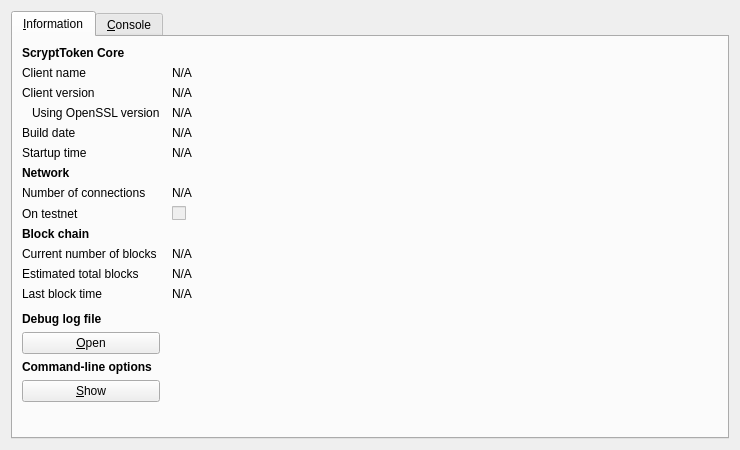
<?xml version="1.0" encoding="UTF-8"?>
<ui version="4.0">
 <class>RPCConsole</class>
 <widget class="QDialog" name="RPCConsole">
  <property name="geometry">
   <rect>
    <x>0</x>
    <y>0</y>
    <width>740</width>
    <height>450</height>
   </rect>
  </property>
  <property name="windowTitle">
   <string>ScryptToken - Debug window</string>
  </property>
  <layout class="QVBoxLayout" name="verticalLayout_2">
   <item>
    <widget class="QTabWidget" name="tabWidget">
     <property name="currentIndex">
      <number>0</number>
     </property>
     <widget class="QWidget" name="tab_info">
      <attribute name="title">
       <string>&amp;Information</string>
      </attribute>
      <layout class="QGridLayout" name="gridLayout" columnstretch="0,1">
       <property name="horizontalSpacing">
        <number>12</number>
       </property>
       <item row="0" column="0">
        <widget class="QLabel" name="label_9">
         <property name="font">
          <font>
           <weight>75</weight>
           <bold>true</bold>
          </font>
         </property>
         <property name="text">
          <string>ScryptToken Core</string>
         </property>
        </widget>
       </item>
       <item row="1" column="0">
        <widget class="QLabel" name="label_5">
         <property name="text">
          <string>Client name</string>
         </property>
        </widget>
       </item>
       <item row="1" column="1">
        <widget class="QLabel" name="clientName">
         <property name="cursor">
          <cursorShape>IBeamCursor</cursorShape>
         </property>
         <property name="text">
          <string>N/A</string>
         </property>
         <property name="textFormat">
          <enum>Qt::PlainText</enum>
         </property>
         <property name="textInteractionFlags">
          <set>Qt::LinksAccessibleByMouse|Qt::TextSelectableByKeyboard|Qt::TextSelectableByMouse</set>
         </property>
        </widget>
       </item>
       <item row="2" column="0">
        <widget class="QLabel" name="label_6">
         <property name="text">
          <string>Client version</string>
         </property>
        </widget>
       </item>
       <item row="2" column="1">
        <widget class="QLabel" name="clientVersion">
         <property name="cursor">
          <cursorShape>IBeamCursor</cursorShape>
         </property>
         <property name="text">
          <string>N/A</string>
         </property>
         <property name="textFormat">
          <enum>Qt::PlainText</enum>
         </property>
         <property name="textInteractionFlags">
          <set>Qt::LinksAccessibleByMouse|Qt::TextSelectableByKeyboard|Qt::TextSelectableByMouse</set>
         </property>
        </widget>
       </item>
       <item row="3" column="0">
        <widget class="QLabel" name="label_14">
         <property name="text">
          <string>Using OpenSSL version</string>
         </property>
         <property name="indent">
          <number>10</number>
         </property>
        </widget>
       </item>
       <item row="3" column="1">
        <widget class="QLabel" name="openSSLVersion">
         <property name="cursor">
          <cursorShape>IBeamCursor</cursorShape>
         </property>
         <property name="text">
          <string>N/A</string>
         </property>
         <property name="textFormat">
          <enum>Qt::PlainText</enum>
         </property>
         <property name="textInteractionFlags">
          <set>Qt::LinksAccessibleByMouse|Qt::TextSelectableByKeyboard|Qt::TextSelectableByMouse</set>
         </property>
        </widget>
       </item>
       <item row="4" column="0">
        <widget class="QLabel" name="label_12">
         <property name="text">
          <string>Build date</string>
         </property>
        </widget>
       </item>
       <item row="4" column="1">
        <widget class="QLabel" name="buildDate">
         <property name="cursor">
          <cursorShape>IBeamCursor</cursorShape>
         </property>
         <property name="text">
          <string>N/A</string>
         </property>
         <property name="textFormat">
          <enum>Qt::PlainText</enum>
         </property>
         <property name="textInteractionFlags">
          <set>Qt::LinksAccessibleByMouse|Qt::TextSelectableByKeyboard|Qt::TextSelectableByMouse</set>
         </property>
        </widget>
       </item>
       <item row="5" column="0">
        <widget class="QLabel" name="label_13">
         <property name="text">
          <string>Startup time</string>
         </property>
        </widget>
       </item>
       <item row="5" column="1">
        <widget class="QLabel" name="startupTime">
         <property name="cursor">
          <cursorShape>IBeamCursor</cursorShape>
         </property>
         <property name="text">
          <string>N/A</string>
         </property>
         <property name="textFormat">
          <enum>Qt::PlainText</enum>
         </property>
         <property name="textInteractionFlags">
          <set>Qt::LinksAccessibleByMouse|Qt::TextSelectableByKeyboard|Qt::TextSelectableByMouse</set>
         </property>
        </widget>
       </item>
       <item row="6" column="0">
        <widget class="QLabel" name="label_11">
         <property name="font">
          <font>
           <weight>75</weight>
           <bold>true</bold>
          </font>
         </property>
         <property name="text">
          <string>Network</string>
         </property>
        </widget>
       </item>
       <item row="7" column="0">
        <widget class="QLabel" name="label_7">
         <property name="text">
          <string>Number of connections</string>
         </property>
        </widget>
       </item>
       <item row="7" column="1">
        <widget class="QLabel" name="numberOfConnections">
         <property name="cursor">
          <cursorShape>IBeamCursor</cursorShape>
         </property>
         <property name="text">
          <string>N/A</string>
         </property>
         <property name="textFormat">
          <enum>Qt::PlainText</enum>
         </property>
         <property name="textInteractionFlags">
          <set>Qt::LinksAccessibleByMouse|Qt::TextSelectableByKeyboard|Qt::TextSelectableByMouse</set>
         </property>
        </widget>
       </item>
       <item row="8" column="0">
        <widget class="QLabel" name="label_8">
         <property name="text">
          <string>On testnet</string>
         </property>
        </widget>
       </item>
       <item row="8" column="1">
        <widget class="QCheckBox" name="isTestNet">
         <property name="enabled">
          <bool>false</bool>
         </property>
         <property name="text">
          <string/>
         </property>
        </widget>
       </item>
       <item row="9" column="0">
        <widget class="QLabel" name="label_10">
         <property name="font">
          <font>
           <weight>75</weight>
           <bold>true</bold>
          </font>
         </property>
         <property name="text">
          <string>Block chain</string>
         </property>
        </widget>
       </item>
       <item row="10" column="0">
        <widget class="QLabel" name="label_3">
         <property name="text">
          <string>Current number of blocks</string>
         </property>
        </widget>
       </item>
       <item row="10" column="1">
        <widget class="QLabel" name="numberOfBlocks">
         <property name="cursor">
          <cursorShape>IBeamCursor</cursorShape>
         </property>
         <property name="text">
          <string>N/A</string>
         </property>
         <property name="textFormat">
          <enum>Qt::PlainText</enum>
         </property>
         <property name="textInteractionFlags">
          <set>Qt::LinksAccessibleByMouse|Qt::TextSelectableByKeyboard|Qt::TextSelectableByMouse</set>
         </property>
        </widget>
       </item>
       <item row="11" column="0">
        <widget class="QLabel" name="label_4">
         <property name="text">
          <string>Estimated total blocks</string>
         </property>
        </widget>
       </item>
       <item row="11" column="1">
        <widget class="QLabel" name="totalBlocks">
         <property name="cursor">
          <cursorShape>IBeamCursor</cursorShape>
         </property>
         <property name="text">
          <string>N/A</string>
         </property>
         <property name="textFormat">
          <enum>Qt::PlainText</enum>
         </property>
         <property name="textInteractionFlags">
          <set>Qt::LinksAccessibleByMouse|Qt::TextSelectableByKeyboard|Qt::TextSelectableByMouse</set>
         </property>
        </widget>
       </item>
       <item row="12" column="0">
        <widget class="QLabel" name="label_2">
         <property name="text">
          <string>Last block time</string>
         </property>
        </widget>
       </item>
       <item row="12" column="1">
        <widget class="QLabel" name="lastBlockTime">
         <property name="cursor">
          <cursorShape>IBeamCursor</cursorShape>
         </property>
         <property name="text">
          <string>N/A</string>
         </property>
         <property name="textFormat">
          <enum>Qt::PlainText</enum>
         </property>
         <property name="textInteractionFlags">
          <set>Qt::LinksAccessibleByMouse|Qt::TextSelectableByKeyboard|Qt::TextSelectableByMouse</set>
         </property>
        </widget>
       </item>
       <item row="13" column="0">
        <spacer name="verticalSpacer_2">
         <property name="orientation">
          <enum>Qt::Vertical</enum>
         </property>
         <property name="sizeHint" stdset="0">
          <size>
           <width>20</width>
           <height>20</height>
          </size>
         </property>
        </spacer>
       </item>
       <item row="14" column="0">
        <widget class="QLabel" name="labelDebugLogfile">
         <property name="font">
          <font>
           <weight>75</weight>
           <bold>true</bold>
          </font>
         </property>
         <property name="text">
          <string>Debug log file</string>
         </property>
        </widget>
       </item>
       <item row="15" column="0">
        <widget class="QPushButton" name="openDebugLogfileButton">
         <property name="toolTip">
          <string>Open the ScryptToken debug log file from the current data directory. This can take a few seconds for large log files.</string>
         </property>
         <property name="text">
          <string>&amp;Open</string>
         </property>
         <property name="autoDefault">
          <bool>false</bool>
         </property>
        </widget>
       </item>
       <item row="16" column="0">
        <widget class="QLabel" name="labelCLOptions">
         <property name="font">
          <font>
           <weight>75</weight>
           <bold>true</bold>
          </font>
         </property>
         <property name="text">
          <string>Command-line options</string>
         </property>
        </widget>
       </item>
       <item row="17" column="0">
        <widget class="QPushButton" name="showCLOptionsButton">
         <property name="toolTip">
          <string>Show the ScryptToken-Qt help message to get a list with possible ScryptToken command-line options.</string>
         </property>
         <property name="text">
          <string>&amp;Show</string>
         </property>
         <property name="autoDefault">
          <bool>false</bool>
         </property>
        </widget>
       </item>
       <item row="18" column="0">
        <spacer name="verticalSpacer">
         <property name="orientation">
          <enum>Qt::Vertical</enum>
         </property>
         <property name="sizeHint" stdset="0">
          <size>
           <width>20</width>
           <height>40</height>
          </size>
         </property>
        </spacer>
       </item>
      </layout>
     </widget>
     <widget class="QWidget" name="tab_console">
      <attribute name="title">
       <string>&amp;Console</string>
      </attribute>
      <layout class="QVBoxLayout" name="verticalLayout_3">
       <property name="spacing">
        <number>3</number>
       </property>
       <item>
        <widget class="QTextEdit" name="messagesWidget">
         <property name="minimumSize">
          <size>
           <width>0</width>
           <height>100</height>
          </size>
         </property>
         <property name="readOnly">
          <bool>true</bool>
         </property>
         <property name="tabKeyNavigation" stdset="0">
          <bool>false</bool>
         </property>
         <property name="columnCount" stdset="0">
          <number>2</number>
         </property>
        </widget>
       </item>
       <item>
        <layout class="QHBoxLayout" name="horizontalLayout">
         <property name="spacing">
          <number>3</number>
         </property>
         <item>
          <widget class="QLabel" name="label">
           <property name="text">
            <string notr="true">&gt;</string>
           </property>
          </widget>
         </item>
         <item>
          <widget class="QLineEdit" name="lineEdit"/>
         </item>
         <item>
          <widget class="QPushButton" name="clearButton">
           <property name="maximumSize">
            <size>
             <width>24</width>
             <height>24</height>
            </size>
           </property>
           <property name="toolTip">
            <string>Clear console</string>
           </property>
           <property name="text">
            <string/>
           </property>
           <property name="icon">
            <iconset resource="../bitcoin.qrc">
             <normaloff>:/icons/remove</normaloff>:/icons/remove</iconset>
           </property>
           <property name="shortcut">
            <string notr="true">Ctrl+L</string>
           </property>
           <property name="autoDefault">
            <bool>false</bool>
           </property>
          </widget>
         </item>
        </layout>
       </item>
      </layout>
     </widget>
    </widget>
   </item>
  </layout>
 </widget>
 <resources>
  <include location="../bitcoin.qrc"/>
 </resources>
 <connections/>
</ui>
